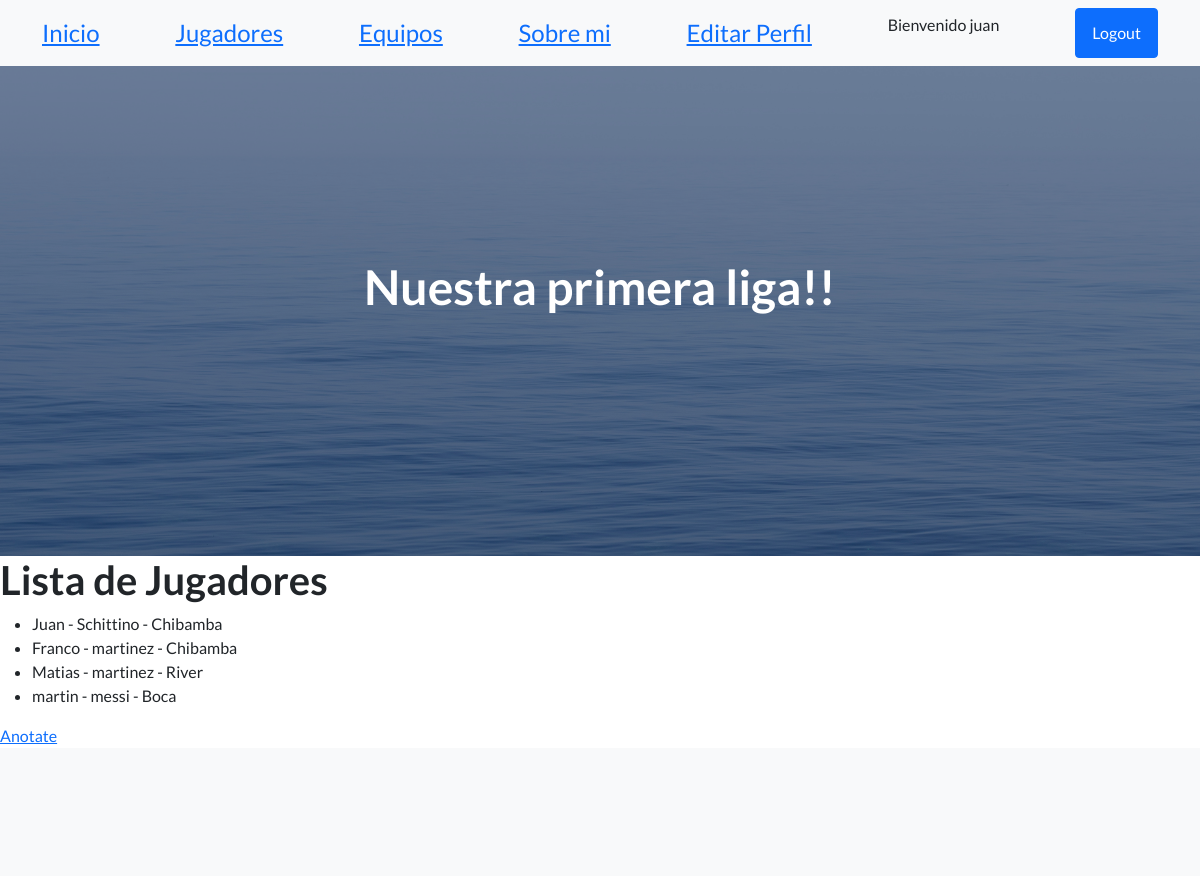
/app-coder/jugadores/ (signed in), run on the app's committed database.
### AppCoder/models.py (models this page shows, shortened)
class Jugadores(models.Model):
    nombre = models.CharField( max_length=50)
    apellido = models.CharField( max_length=50)
    equipo = models.CharField(max_length=50)
    gmail = models.EmailField()
    nacimiento = models.DateField(max_length=50)

### AppCoder/views.py (the view)
# urls.py: path("jugadores/", jugadores, name="Jugadores",),
def jugadores(request):
    lista = Jugadores.objects.all()
    return render(request, "jugadores.html", {"jugadores":lista})

### AppCoder/Template/jugadores.html
{% extends 'padre.html' %}
{% load static %}
{% block contenidoQueCambia %}
    <h1>Lista de Jugadores</h1>
    <ul>
        {% for jugador  in jugadores %}
            <li>
                {{jugador.nombre}} - {{jugador.apellido}} - {{jugador.equipo}}
            </li>
        {% endfor %}
    </ul>
    <a href="{% url "CreaJugador" %}">Anotate</a>
{% endblock contenidoQueCambia %}

### AppCoder/Template/padre.html (shortened to what this page needs)
<!DOCTYPE html>
<html lang="en">
    <head>
        {% load static %}
        <link href="https://cdn.jsdelivr.net/npm/bootstrap-icons@1.5.0/font/bootstrap-icons.css" rel="stylesheet" type="text/css" />
        <link href="{% static 'css/styles.css' %}" rel="stylesheet" />
    </head>
    <body>
        <nav class="navbar navbar-light bg-light static-top">
            <div class="container">
                <a class="navbar-brand1" style="font-size: x-large;" href="#!">Inicio</a>
                <a class="navbar-brand2" style="font-size: x-large;"  href="{% url "Jugadores" %}">Jugadores</a>
                <a class="navbar-brand3"  style="font-size: x-large;" href="{% url "Equipos" %}">Equipos</a>
                <a class="navbar-brand3" style="font-size: x-large;" href="{% url "AboutMe" %}">Sobre mi</a>
                <a class="navbar-brand3" style="font-size: x-large;" href="{% url "EditarPerfil" %}">Editar Perfil</a>
                {% if user.is_authenticated %}
                    <p>Bienvenido {{user.username}}  </p>
                    <a class="btn btn-primary" href="{% url "Logout" %}">Logout</a>
                {% else %}
                <a class="btn btn-primary" href="{% url "Login" %}">Login</a>
                <a class="navbar-brand3" style="font-size: x-large;" href="{% url "Registrar" %}">Registrar</a>
                {% endif %}
            </div>
        </nav>
        <header class="masthead">
            <div class="container position-relative">
                <div class="row justify-content-center">
                    <div class="col-xl-6">
                        <div class="text-center text-white">
                            <h1 class="mb-5">Nuestra primera liga!!</h1>
                        </div>
                    </div>
                </div>
            </div>
        </header>
        {% block contenidoQueCambia %}
        {% endblock contenidoQueCambia %}
        <footer class="footer bg-light">
        </footer>
    </body>
</html>

### data on the page
Jugadores: nombre "Juan", apellido "Schittino", equipo "Chibamba"
Jugadores: nombre "Franco", apellido "martinez", equipo "Chibamba"
Jugadores: nombre "Matias", apellido "martinez", equipo "River"
Jugadores: nombre "martin", apellido "messi", equipo "Boca"

### other printed values
{{ user.username }} "juan"
